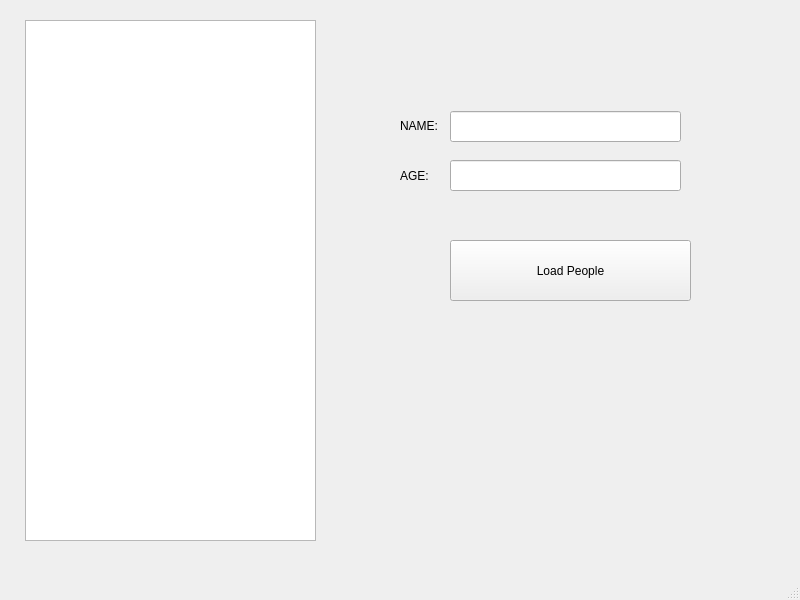
<?xml version="1.0" encoding="UTF-8"?>
<ui version="4.0">
 <class>MainWindow</class>
 <widget class="QMainWindow" name="MainWindow">
  <property name="geometry">
   <rect>
    <x>0</x>
    <y>0</y>
    <width>800</width>
    <height>600</height>
   </rect>
  </property>
  <property name="windowTitle">
   <string>MainWindow</string>
  </property>
  <widget class="QWidget" name="centralwidget">
   <widget class="QListWidget" name="listWidget">
    <property name="geometry">
     <rect>
      <x>25</x>
      <y>20</y>
      <width>291</width>
      <height>521</height>
     </rect>
    </property>
   </widget>
   <widget class="QPushButton" name="LoadPeopleButton">
    <property name="geometry">
     <rect>
      <x>450</x>
      <y>240</y>
      <width>241</width>
      <height>61</height>
     </rect>
    </property>
    <property name="text">
     <string>Load People</string>
    </property>
   </widget>
   <widget class="QLineEdit" name="NameField">
    <property name="geometry">
     <rect>
      <x>450</x>
      <y>111</y>
      <width>231</width>
      <height>31</height>
     </rect>
    </property>
   </widget>
   <widget class="QLineEdit" name="AgeField">
    <property name="geometry">
     <rect>
      <x>450</x>
      <y>160</y>
      <width>231</width>
      <height>31</height>
     </rect>
    </property>
   </widget>
   <widget class="QLabel" name="NameLabel">
    <property name="geometry">
     <rect>
      <x>400</x>
      <y>110</y>
      <width>41</width>
      <height>31</height>
     </rect>
    </property>
    <property name="text">
     <string>NAME:</string>
    </property>
   </widget>
   <widget class="QLabel" name="AgeLabel">
    <property name="geometry">
     <rect>
      <x>400</x>
      <y>160</y>
      <width>41</width>
      <height>31</height>
     </rect>
    </property>
    <property name="text">
     <string>AGE:</string>
    </property>
   </widget>
  </widget>
  <widget class="QMenuBar" name="menubar">
   <property name="geometry">
    <rect>
     <x>0</x>
     <y>0</y>
     <width>800</width>
     <height>26</height>
    </rect>
   </property>
  </widget>
  <widget class="QStatusBar" name="statusbar"/>
 </widget>
 <resources/>
 <connections/>
</ui>
